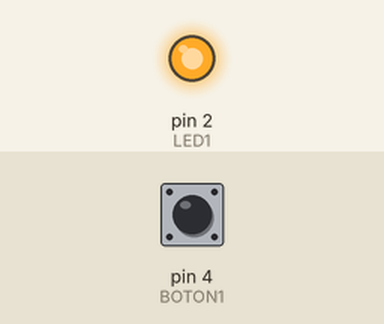
This sketch was run on a simulated Arduino Uno, built with avr-gcc and run on an emulated ATmega328P. Shown: output pins drawn as LEDs (lit = HIGH). Inputs (shaded band) come from the test bench; at power-on: pin 4 (BOTON1) HIGH.

Above: at 1.2 s.
1.3 s: pin 4 (BOTON1) pulled LOW for 0.15 s
At 1.37 s:
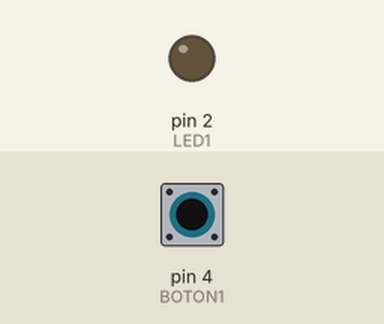
2.9 s: pin 4 (BOTON1) pulled LOW for 3.2 s
At 6.5 s:
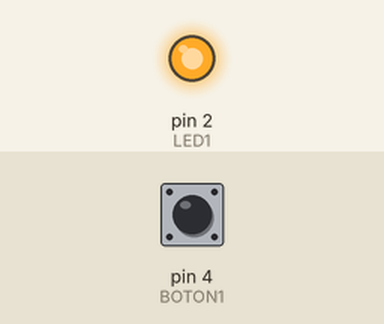
Timing chart, 0 to 8.0 s (numbered marks = the images above; inputs shaded):
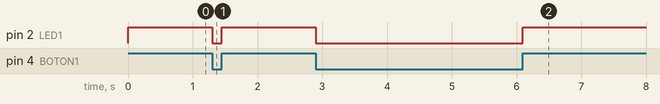

The sketch:

led.ino
```cpp
/*
 * Estructura básica
 * Por: Hugo Vargas
 * Fecha: 28 de junio de 2021
 *
 * Esto es una muestra de la estructura básica de un programa
 */

// Bibliotecas

// Constantes
const int BOTON1 = 4;
const int LED1 = 2;

// Variables
int dato1;

// Definición de objetos

// Condiciones iniciales - Se ejecuta sólo una vez al energizar
void setup() {// Inicio de void setup ()
  // Aquí va tu código
  pinMode (BOTON1, INPUT_PULLUP); //Configurar el pin donde se conecta el BOTON
  pinMode (LED1, OUTPUT); //configurar el pin donde se conecta el led como
  digitalWrite(LED1, LOW); //0, false, LOW, 1, true, HIGH
}// Fin de void setup

// Cuerpo del programa - Se ejecuta constamente
void loop() {// Inicio de void loop
  // put your main code here, to run repeatedly:
   dato1 = digitalRead(BOTON1); //leer el boton
   digitalWrite(LED1, dato1);

}// Fin de void loop

// Funcioes del usuario
```

Measured:
- after the input at 1.3 s, pin 2 (LED1): HIGH → LOW at once, → HIGH 0.15 s later
- after the input at 2.9 s, pin 2 (LED1): HIGH → LOW at once, → HIGH 3.2 s later
